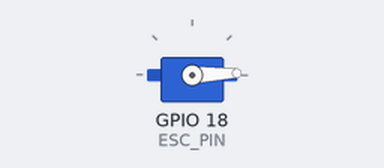
Recording of a sketch running on a simulated ESP32. On the bench: servo. WiFi joins after 1.5 s; servers stay silent unless stated.

Above: at 4.55 s.
At 6.15 s:
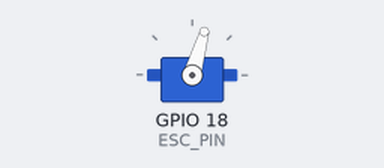
At 7.8 s:
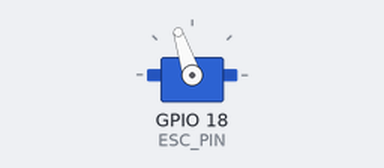
At 11.05 s:
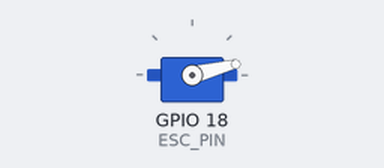
Timing chart, 0 to 19.9 s (numbered marks = the images above):
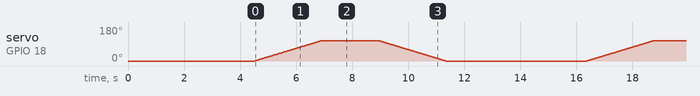

The sketch:

03_ESC_Ramp_With_UniversalOTA_Library.ino
```cpp
#include <ESP32Servo.h>
#include "UniversalOTA.h"

// ===== ESC SETUP =====
#define ESC_PIN 18
#define MIN_THROTTLE 1000
#define MAX_THROTTLE 1600

Servo esc;
int throttle = MIN_THROTTLE;

void setup() {
  OTA.begin();                 // OTA ALWAYS STARTS
  esc.setPeriodHertz(50);
  esc.attach(ESC_PIN, 1000, 2000);

  esc.writeMicroseconds(MIN_THROTTLE);
  delay(3000);                 // SimonK arming
}

void loop() {
  OTA.handle();                // OTA ALWAYS ALIVE

  // ---- RAMP UP ----
  for (int t = MIN_THROTTLE; t <= MAX_THROTTLE; t += 5) {
    esc.writeMicroseconds(t);
    delay(20);
    OTA.handle();              // VERY IMPORTANT
  }

  delay(2000);

  // ---- RAMP DOWN ----
  for (int t = MAX_THROTTLE; t >= MIN_THROTTLE; t -= 5) {
    esc.writeMicroseconds(t);
    delay(20);
    OTA.handle();              // VERY IMPORTANT
  }

  delay(5000);
}
```

UniversalOTA.cpp
```cpp
#include "UniversalOTA.h"

// ===== CONFIG (SET ONCE) =====
#define WIFI_SSID     "00000000"
#define WIFI_PASSWORD "00000000"

#define OTA_HOSTNAME  "ESP32-UNIVERSAL"
#define OTA_PASSWORD  "esp32"

UniversalOTA OTA;

void UniversalOTA::begin() {
    Serial.begin(115200);
    connectWiFi();
    setupOTA();
}

void UniversalOTA::handle() {
    ArduinoOTA.handle();
}

void UniversalOTA::connectWiFi() {
    WiFi.mode(WIFI_STA);
    WiFi.begin(WIFI_SSID, WIFI_PASSWORD);

    while (WiFi.status() != WL_CONNECTED) {
        delay(300);
    }
}

void UniversalOTA::setupOTA() {
    ArduinoOTA.setHostname(OTA_HOSTNAME);
    ArduinoOTA.setPassword(OTA_PASSWORD);

    ArduinoOTA.onStart([]() {
        Serial.println("OTA Start");
    });

    ArduinoOTA.onEnd([]() {
        Serial.println("OTA End");
    });

    ArduinoOTA.begin();
}
```

UniversalOTA.h
```cpp
#ifndef UNIVERSAL_OTA_H
#define UNIVERSAL_OTA_H

#include <WiFi.h>
#include <ArduinoOTA.h>

class UniversalOTA {
public:
    void begin();
    void handle();

private:
    void connectWiFi();
    void setupOTA();
};

extern UniversalOTA OTA;

#endif
```
